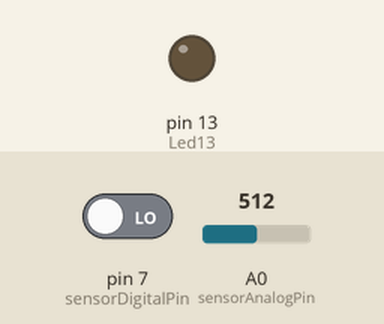
Bench run of a sketch on a simulated Arduino Uno, built with avr-gcc and run on an emulated ATmega328P. Parts: output pins drawn as LEDs (lit = HIGH). Inputs (shaded band) come from the test bench; at power-on: pin 7 (sensorDigitalPin) LOW, A0 (sensorAnalogPin) = 512. What the sketch prints to the serial monitor is not drawn.

Above: at 1.2 s.
1.3 s: pin 7 (sensorDigitalPin) driven HIGH
At 1.8 s:
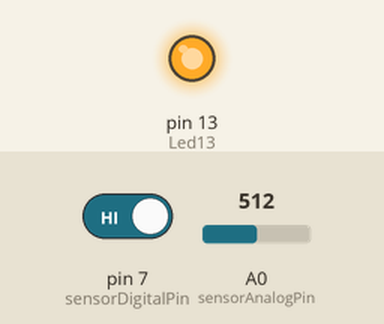
2.8 s: pin 7 (sensorDigitalPin) driven LOW
At 3.3 s:
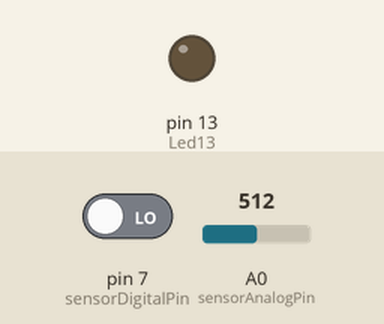
Timing chart, 0 to 5.8 s (numbered marks = the images above; inputs shaded):
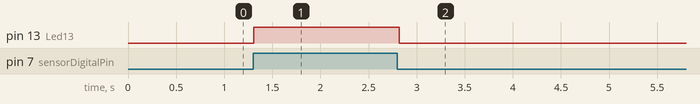

The sketch:

lesson_16_microphone.ino
```cpp
// Microphone module - AO→A0, DO→D7, LED on D13
const int sensorAnalogPin = A0;
const int sensorDigitalPin = 7;
const int Led13 = 13;
int analogValue = 0;
int digitalValue;

void setup() {
  Serial.begin(9600);
  pinMode(sensorDigitalPin, INPUT);
  pinMode(Led13, OUTPUT);
}

void loop() {
  analogValue = analogRead(sensorAnalogPin);
  digitalValue = digitalRead(sensorDigitalPin);
  Serial.println(analogValue);
  if (digitalValue == HIGH) {
    digitalWrite(Led13, HIGH);
  } else {
    digitalWrite(Led13, LOW);
  }
  delay(50);
}
```

Measured:
- after the input at 1.3 s, pin 13 (Led13): LOW → HIGH at once
- after the input at 2.8 s, pin 13 (Led13): HIGH → LOW at once
